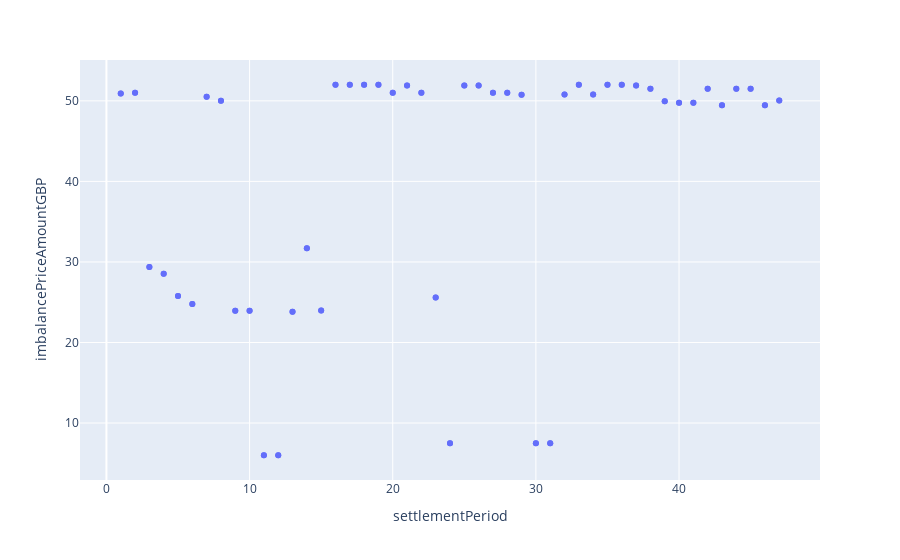

The code cell stored with this chart in its notebook:
### Code cell
#Exploratory data analysis
#dist of imbalance prices
fig3 = px.histogram(df_B1770, x="imbalancePriceAmountGBP", nbins=20)
#fig3.show()

#price category variable 
#equally distrbuted, inufficeint and excess balance
fig4 = px.histogram(df_B1770, x="priceCategory")
#fig4.show()

#price category vs imbalance price

fig5 = px.scatter(df_B1770, x="settlementPeriod", y="imbalancePriceAmountGBP")
fig5.show()

#rom eda might need more variables, when access to imbalance data try and join on data to see the relationship between
#balance and prices
#add weather data aswell

### Figure 1 — Plotly figure (JSON) as saved in the notebook; plotly's stock layout.template omitted (floating-point values rounded to 4 significant figures)
{"data": [{"hovertemplate": "settlementPeriod=%{x}<br>imbalancePriceAmountGBP=%{y}<extra></extra>", "legendgroup": "", "marker": {"color": "#636efa", "symbol": "circle"}, "mode": "markers", "name": "", "orientation": "v", "showlegend": false, "type": "scatter", "x": [1, 1, 2, 2, 3, 3, 4, 4, 5, 5, 6, 6, 7, 7, 8, 8, 9, 9, 10, 10, 11, 11, 12, 12, 13, 13, 14, 14, 15, 15, 16, 16, 17, 17, 18, 18, 19, 19, 20, 20, 21, 21, 22, 22, 23, 23, 24, 24, 25, 25, 26, 26, 27, 27, 28, 28, 29, 29, 30, 30, 31, 31, 32, 32, 33, 33, 34, 34, 35, 35, 36, 36, 37, 37, 38, 38, 39, 39, 40, 40, 41, 41, 42, 42, 43, 43, 44, 44, 45, 45, 46, 46, 47, 47], "xaxis": "x", "y": [50.9, 50.9, 51, 51, 29.37, 29.37, 28.52, 28.52, 25.78, 25.78, 24.77, 24.77, 50.5, 50.5, 50, 50, 23.93, 23.93, 23.93, 23.93, 6, 6, 6, 6, 23.82, 23.82, 31.69, 31.69, 23.98, 23.98, 52, 52, 52, 52, 52, 52, 52, 52, 51, 51, 51.9, 51.9, 51, 51, 25.59, 25.59, 7.5, 7.5, 51.9, 51.9, 51.9, 51.9, 51, 51, 51, 51, 50.75, 50.75, 7.5, 7.5, 7.5, 7.5, 50.8, 50.8, 52, 52, 50.8, 50.8, 52, 52, 52, 52, 51.9, 51.9, 51.5, 51.5, 49.95, 49.95, 49.75, 49.75, 49.75, 49.75, 51.5, 51.5, 49.45, 49.45, 51.5, 51.5, 51.5, 51.5, 49.45, 49.45, 50.05, 50.05], "yaxis": "y"}], "layout": {"legend": {"tracegroupgap": 0}, "margin": {"t": 60}, "xaxis": {"anchor": "y", "domain": [0, 1], "title": {"text": "settlementPeriod"}}, "yaxis": {"anchor": "x", "domain": [0, 1], "title": {"text": "imbalancePriceAmountGBP"}}}}
